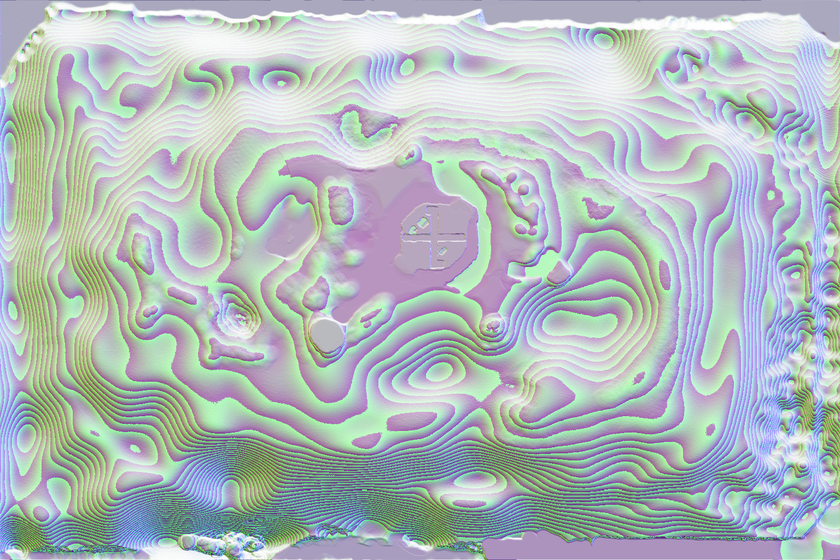
#> input picture Script/Python/MapsRecreation/Heightmaps/Arena2 (5v5 map)/merged.png, 840 x 560 px, shrunk from 1536 x 1024 before the run, found by its file name
$ python HeightmapChannelsExtractor.py
#> lines starting #> are read from the running program, lines starting #| are printed output that depends on the picture
import os
import cv2
import numpy as np

from PIL import Image


def extract_heightmap(png_filepath, heightmap_filepath):
#> called with png_filepath = 'Ronan/Merged.png', heightmap_filepath = 'Ronan/Heightmap.png'
    im = Image.open(png_filepath)
#> im is the input picture: PIL image 840x560 RGBA; mean R, G, B, A 102.9, 122.8, 126.4, 128.6
    im = np.asarray(im).astype("uint16")
#> im: shape (560, 840, 4) uint16

    first_channel = 0
    second_channel = 1
    g = im[:, :, first_channel] << 8
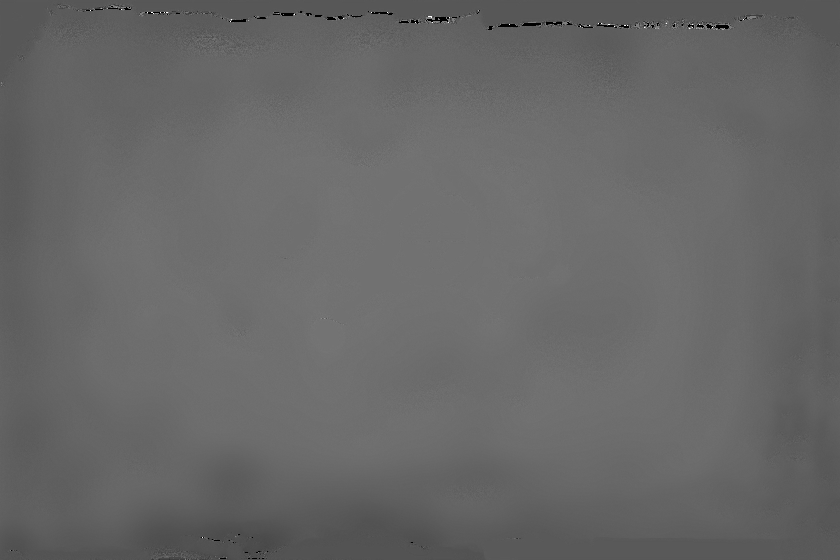
#> g: shape (560, 840) uint16; min 0, max 65280, mean 26345.9; drawn with min black and max white
    g = g + im[:, :, second_channel].astype("uint16")
    cv2.imwrite(heightmap_filepath, g.astype(np.uint16))


if __name__ == '__main__':
    one_file = True
    root_dir = "Ronan/"

    if one_file:
        filename = "Merged.png"
        new_filename = "Heightmap.png"
        filepaths_to_heightmap_filepaths = {os.path.join(root_dir, filename): os.path.join(root_dir, new_filename)}
    else:
        png_dir = os.path.join(root_dir, "PNG")
        heightmap_dir = os.path.join(root_dir, "Extracted")
        filenames = os.listdir(png_dir)

        filepaths_to_heightmap_filepaths = {
            os.path.join(png_dir, filename): os.path.join(heightmap_dir, filename) for
            filename in filenames}

    for png_filepath, heightmap_filepath in filepaths_to_heightmap_filepaths.items():
        extract_heightmap(png_filepath, heightmap_filepath)

$ run again, on Script/Python/MapsRecreation/Heightmaps/Ronan/Merged.png
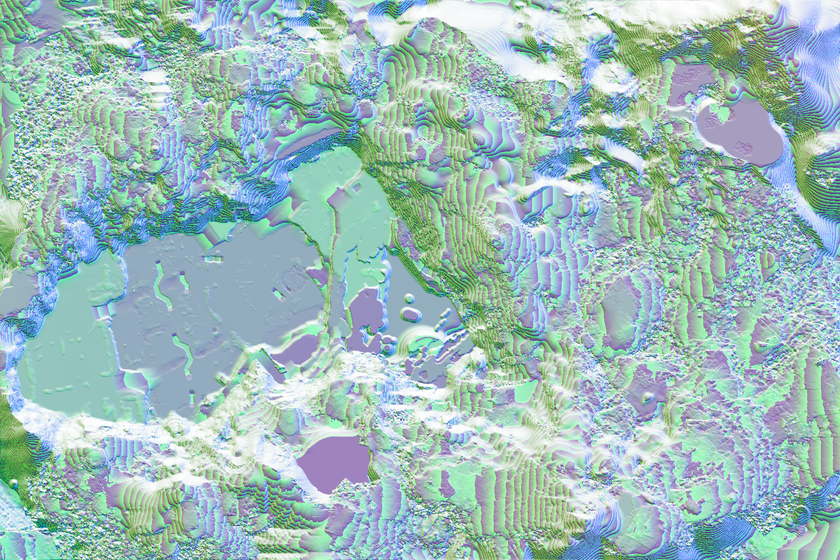
#> input picture Script/Python/MapsRecreation/Heightmaps/Ronan/Merged.png, 840 x 560 px, shrunk from 1536 x 1024 before the run
#> in extract_heightmap, im is the input picture: PIL image 840x560 RGBA; mean R, G, B, A 60.8, 123.5, 119.6, 127.8
#> im: shape (560, 840, 4) uint16
#> in extract_heightmap, `g = im[:, :, first_channel] << 8`:
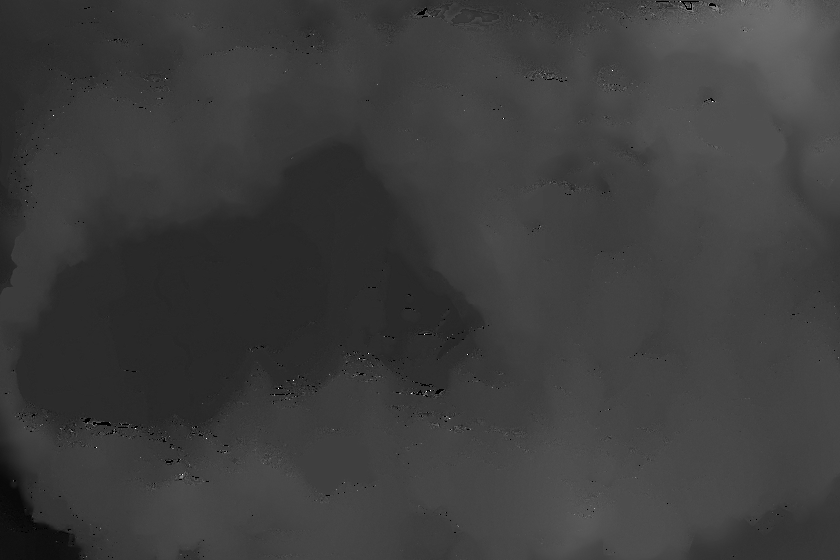
#> g: shape (560, 840) uint16; min 0, max 65280, mean 15552.5; drawn with min black and max white
